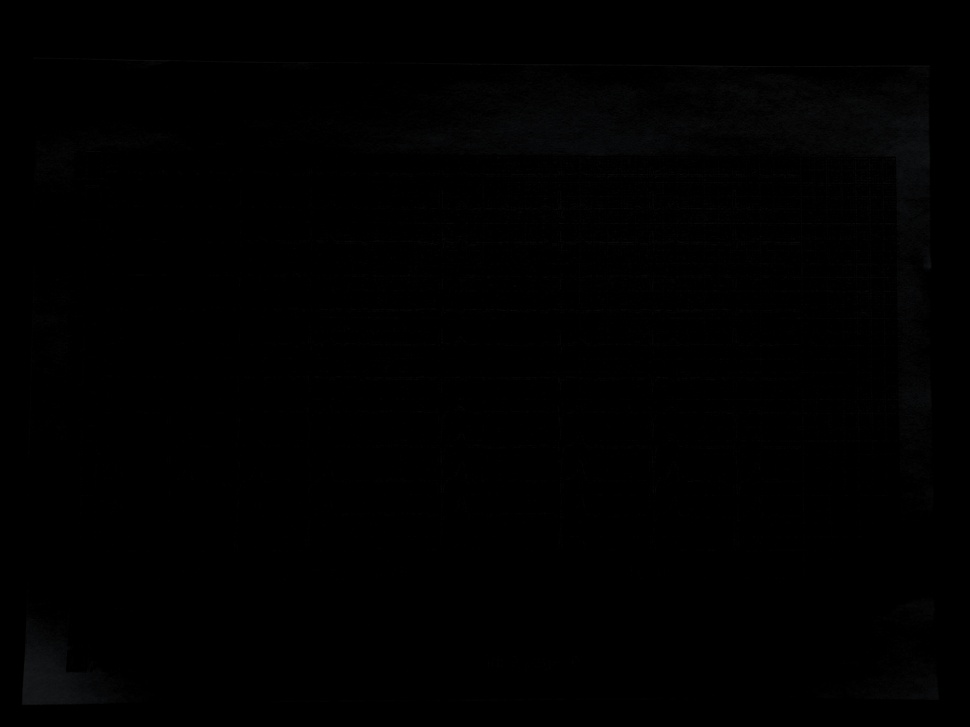
#> input picture ECG_dataset/images/img_2_page_0.jpeg, 970 x 727 px, shrunk from 4624 x 3468 before the run, found by its file name; its folder holds only this picture in this run
$ python debug_perspective.py
#> lines starting #> are read from the running program, lines starting #| are printed output that depends on the picture; after the words box and inside, x2 and y2 are one past the last pixel; in counts of white or black regions, pixels touching at a corner belong together
#> further down, img is the input picture: shape (727, 970, 3); mean B, G, R 0.7, 0.7, 0.7
#| Image size: 970x727
import cv2
import numpy as np
import os
import matplotlib.pyplot as plt

# ================= PATHS =================
INPUT_DIR = r"C:/Academics/FOURTH YEAR/FINAL YEAR PROJECT/Project2025_26/ECG_dataset/images"
DEBUG_DIR = r"C:/Academics/FOURTH YEAR/FINAL YEAR PROJECT/Project2025_26/ECG_dataset/debug_perspective"

os.makedirs(DEBUG_DIR, exist_ok=True)

def order_points(pts):
    """Order points in top-left, top-right, bottom-right, bottom-left order."""
    rect = np.zeros((4, 2), dtype="float32")
    s = pts.sum(axis=1)
    rect[0] = pts[np.argmin(s)]
    rect[2] = pts[np.argmax(s)]
    diff = np.diff(pts, axis=1)
    rect[1] = pts[np.argmin(diff)]
    rect[3] = pts[np.argmax(diff)]
    return rect

def debug_corner_detection(image, filename):
    """
    Debug version that shows each step of corner detection.
    """
#> called with filename = 'img_2_page_0.jpeg'
    gray = cv2.cvtColor(image, cv2.COLOR_BGR2GRAY)
    h, w = gray.shape
#> h = 727; w = 970

    # Step 1: Gaussian blur
    blurred = cv2.GaussianBlur(gray, (5, 5), 0)

    # Step 2: Try different edge detection approaches
    # Approach 1: Canny edge detection
    edges = cv2.Canny(blurred, 50, 150)
#> edges: shape (727, 970); every value is 0

    # Approach 2: Adaptive threshold
    binary = cv2.adaptiveThreshold(blurred, 255, cv2.ADAPTIVE_THRESH_GAUSSIAN_C,
                                     cv2.THRESH_BINARY_INV, 11, 2)
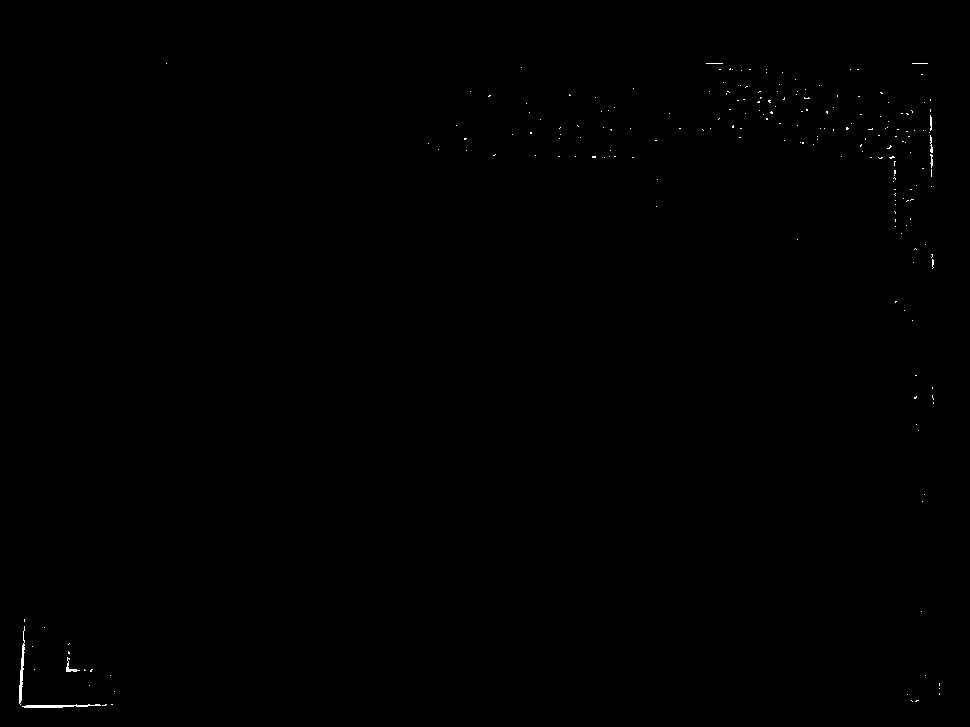
#> binary: shape (727, 970); 0.14% white in thin lines or dots, all inside (x1, y1, x2, y2) = (19, 63, 940, 708)

    # Approach 3: Simple threshold (assumes white paper on dark background)
    _, thresh_simple = cv2.threshold(blurred, 0, 255, cv2.THRESH_BINARY + cv2.THRESH_OTSU)
#> thresh_simple: shape (727, 970); 6.2% white; 202 white regions (168 under 20 px), largest, box (x1, y1, x2, y2) and area: (395, 65, 932, 270) 30722, (21, 615, 127, 706) 5125, (898, 357, 932, 439) 1863

    # Step 3: Morphological operations
    kernel = np.ones((5, 5), np.uint8)
    binary_closed = cv2.morphologyEx(binary, cv2.MORPH_CLOSE, kernel, iterations=2)
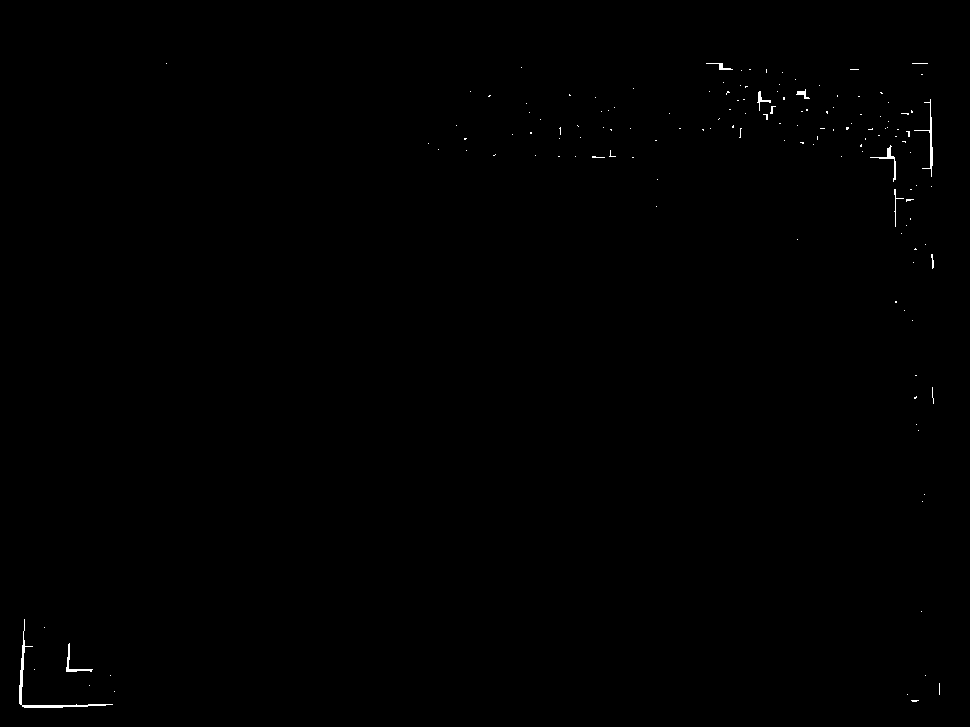
#> binary_closed: shape (727, 970); 0.22% white in thin lines or dots, all inside (x1, y1, x2, y2) = (19, 63, 940, 708)

    # Step 4: Find contours on different images
    contours_adaptive, _ = cv2.findContours(binary_closed, cv2.RETR_EXTERNAL, cv2.CHAIN_APPROX_SIMPLE)
#> contours_adaptive = 143 contours, 136 with area under 20; largest, box (x1, y1, x2, y2) and area: (19, 619, 113, 708) 245, (914, 99, 933, 177) 76, (870, 145, 896, 182) 71, (66, 643, 93, 672) 69, (757, 91, 771, 111) 38, (796, 89, 810, 99) 34, (706, 63, 733, 70) 28
    contours_simple, _ = cv2.findContours(thresh_simple, cv2.RETR_EXTERNAL, cv2.CHAIN_APPROX_SIMPLE)
#> contours_simple = 202 contours, 175 with area under 20; largest, box (x1, y1, x2, y2) and area: (395, 65, 932, 270) 30604, (21, 615, 127, 706) 4942, (898, 357, 932, 439) 1784, (896, 260, 929, 345) 1427, (868, 664, 939, 700) 1156
    contours_edges, _ = cv2.findContours(edges, cv2.RETR_EXTERNAL, cv2.CHAIN_APPROX_SIMPLE)
#> contours_edges = []

    # Create debug visualization
    fig, axes = plt.subplots(3, 3, figsize=(15, 15))
    fig.suptitle(f'Debug: {filename}', fontsize=16)

    # Row 1: Original processing
    axes[0, 0].imshow(cv2.cvtColor(image, cv2.COLOR_BGR2RGB))
    axes[0, 0].set_title('Original Image')
    axes[0, 0].axis('off')

    axes[0, 1].imshow(gray, cmap='gray')
    axes[0, 1].set_title('Grayscale')
    axes[0, 1].axis('off')

    axes[0, 2].imshow(blurred, cmap='gray')
    axes[0, 2].set_title('Blurred')
    axes[0, 2].axis('off')

    # Row 2: Different thresholding methods
    axes[1, 0].imshow(edges, cmap='gray')
    axes[1, 0].set_title(f'Canny Edges ({len(contours_edges)} contours)')
    axes[1, 0].axis('off')

    axes[1, 1].imshow(binary, cmap='gray')
    axes[1, 1].set_title(f'Adaptive Threshold ({len(contours_adaptive)} contours)')
    axes[1, 1].axis('off')

    axes[1, 2].imshow(thresh_simple, cmap='gray')
    axes[1, 2].set_title(f'Otsu Threshold ({len(contours_simple)} contours)')
    axes[1, 2].axis('off')

    # Row 3: Contour detection results
    # Draw all contours on adaptive
    img_contours_adaptive = image.copy()
    if contours_adaptive:
        largest_adaptive = max(contours_adaptive, key=cv2.contourArea)
#> largest_adaptive = contour of 47 points, box (x1, y1, x2, y2) (19, 619, 113, 708), area 245
        cv2.drawContours(img_contours_adaptive, [largest_adaptive], -1, (0, 255, 0), 3)
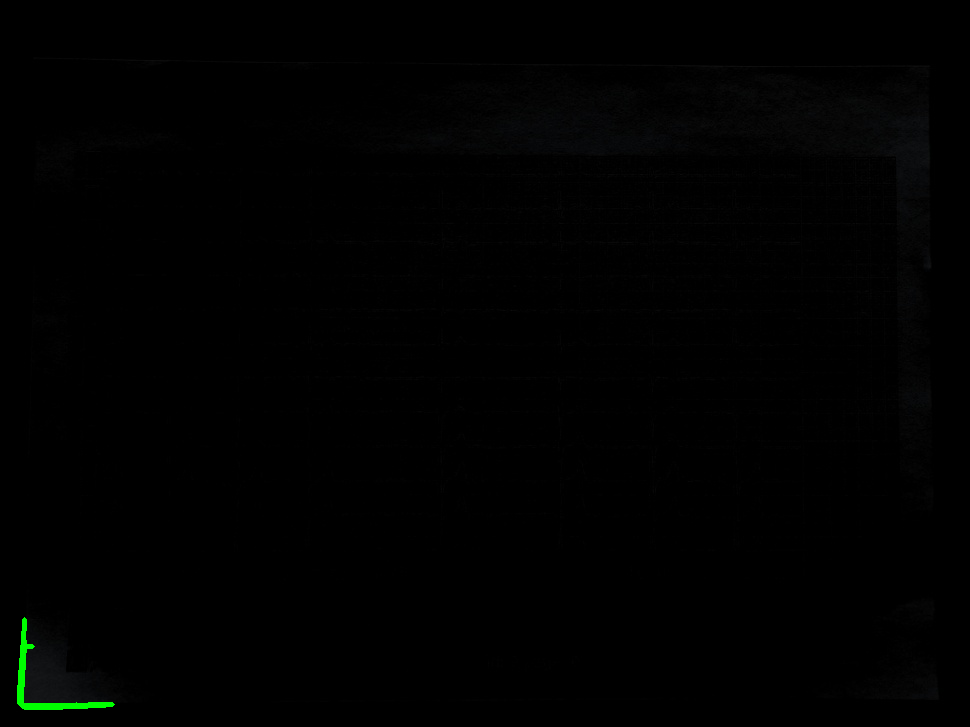
#> img_contours_adaptive: shape (727, 970, 3); 0.17% of pixels changed, all inside (x1, y1, x2, y2) = (17, 617, 115, 710)
        area_ratio = cv2.contourArea(largest_adaptive) / (h * w)
#> area_ratio = 0.000347
        axes[2, 0].set_title(f'Adaptive - Largest Contour\nArea: {area_ratio:.2%} of image')
    else:
        axes[2, 0].set_title('Adaptive - No Contours')
    axes[2, 0].imshow(cv2.cvtColor(img_contours_adaptive, cv2.COLOR_BGR2RGB))
    axes[2, 0].axis('off')

    # Draw all contours on simple
    img_contours_simple = image.copy()
    if contours_simple:
        largest_simple = max(contours_simple, key=cv2.contourArea)
#> largest_simple = contour of 1122 points, box (x1, y1, x2, y2) (395, 65, 932, 270), area 30604
        cv2.drawContours(img_contours_simple, [largest_simple], -1, (255, 0, 0), 3)
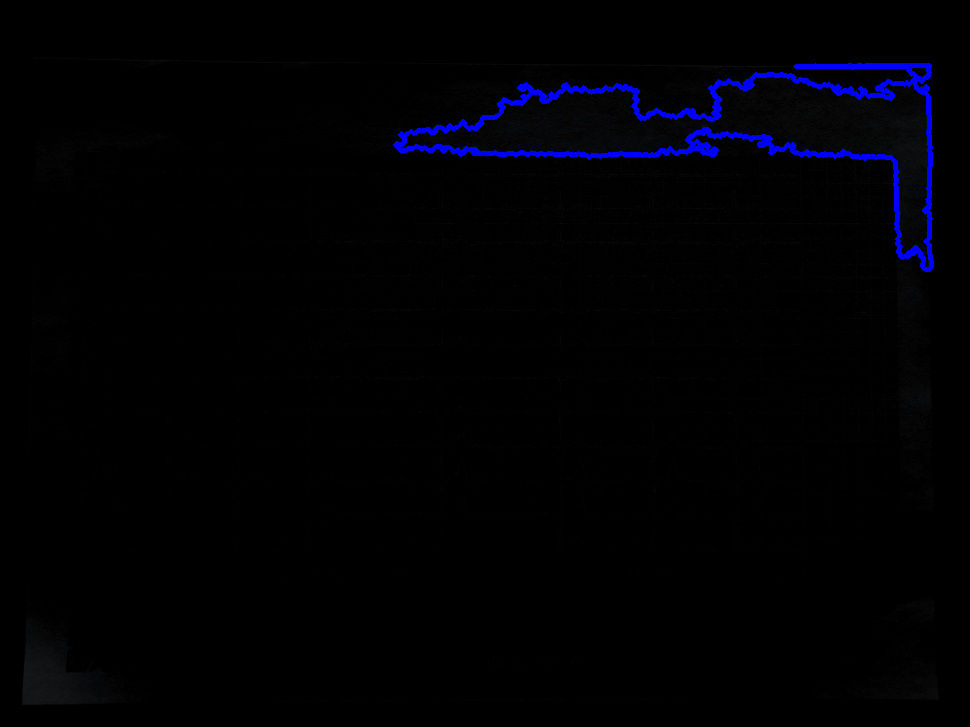
#> img_contours_simple: shape (727, 970, 3); 1.39% of pixels changed, all inside (x1, y1, x2, y2) = (393, 63, 934, 272)
        area_ratio = cv2.contourArea(largest_simple) / (h * w)
#> area_ratio = 0.0434
        axes[2, 1].set_title(f'Otsu - Largest Contour\nArea: {area_ratio:.2%} of image')
    else:
        axes[2, 1].set_title('Otsu - No Contours')
    axes[2, 1].imshow(cv2.cvtColor(img_contours_simple, cv2.COLOR_BGR2RGB))
    axes[2, 1].axis('off')

    # Try to detect corners and show result
    img_corners = image.copy()
    corners = None

    # Try with adaptive threshold contours
    if contours_adaptive:
        largest = max(contours_adaptive, key=cv2.contourArea)
#> largest has the same summary as largest_adaptive
        hull = cv2.convexHull(largest)
#> hull = contour of 11 points, box (x1, y1, x2, y2) (19, 619, 113, 708), area 4220
        peri = cv2.arcLength(hull, True)
#> peri = 301.1
        approx = cv2.approxPolyDP(hull, 0.02 * peri, True)
#> approx = [[112, 704], [22, 706], [24, 619]]

        if len(approx) == 4:
            corners = approx.reshape(4, 2).astype(np.float32)
            for pt in corners:
                cv2.circle(img_corners, tuple(pt.astype(int)), 10, (0, 0, 255), -1)
            axes[2, 2].set_title(f'Detected 4 Corners (Approx)')
        else:
            rect = cv2.minAreaRect(largest)
#> rect = ((45.78, 684.5), (63.97, 122.3), -45.99)
            box = cv2.boxPoints(rect)
#> box = [[67.56, 750], [-20.44, 665], [24, 619], [112, 704]]
            corners = box.astype(np.float32)
#> corners has the same summary as box
            for pt in corners:
                cv2.circle(img_corners, tuple(pt.astype(int)), 10, (255, 0, 255), -1)
#> this loop made 4 passes
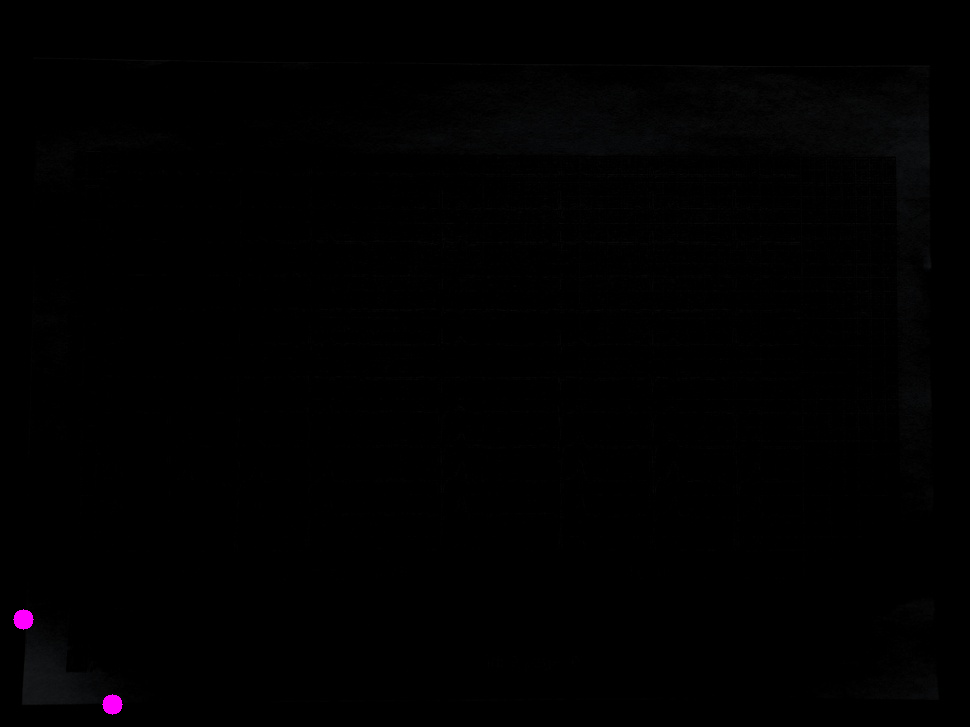
#> img_corners: shape (727, 970, 3); 0.09% of pixels changed, all inside (x1, y1, x2, y2) = (13, 609, 123, 715)
            axes[2, 2].set_title(f'Detected Corners (MinAreaRect)\nApprox had {len(approx)} points')
    else:
        axes[2, 2].set_title('No Corners Detected')

    axes[2, 2].imshow(cv2.cvtColor(img_corners, cv2.COLOR_BGR2RGB))
    axes[2, 2].axis('off')

    plt.tight_layout()
    debug_path = os.path.join(DEBUG_DIR, f'debug_{filename}.png')
    plt.savefig(debug_path, dpi=150, bbox_inches='tight')
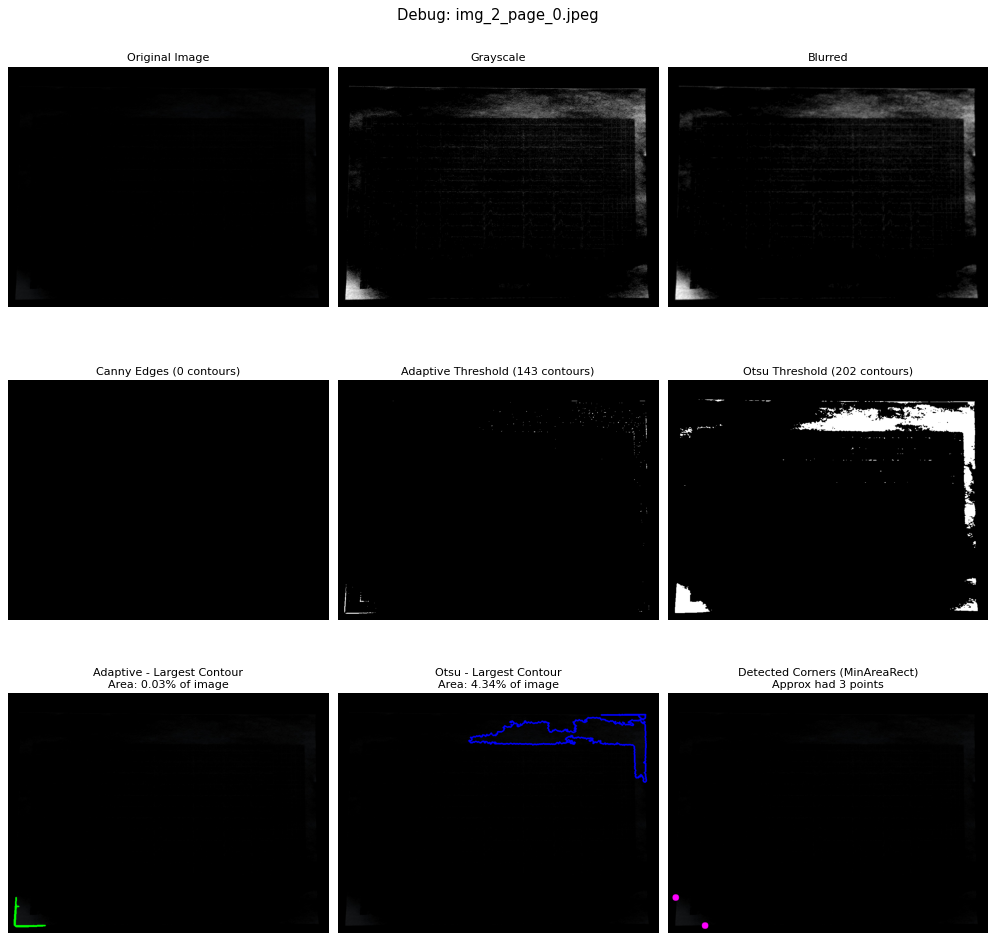
#> figure drawn by matplotlib, 9 panels
    plt.close()

    print(f"📊 Debug visualization saved: debug_{filename}.png")
    return corners

# ================= MAIN DEBUG =================

image_files = sorted(
    f for f in os.listdir(INPUT_DIR)
    if f.lower().endswith((".png", ".jpg", ".jpeg", ".bmp"))
)

print(f"🔍 Debugging {len(image_files)} images...\n")

for fname in image_files[:3]:  # Debug first 3 images
    path = os.path.join(INPUT_DIR, fname)
    img = cv2.imread(path)

    if img is None:
        print(f"⚠️ Skipping unreadable: {fname}")
        continue

    print(f"\n{'='*60}")
    print(f"Processing: {fname}")
    print(f"Image size: {img.shape[1]}x{img.shape[0]}")

    corners = debug_corner_detection(img, fname)
#> corners has the same summary as box in debug_corner_detection

    if corners is not None:
        print(f"✅ Corners detected:")
        for i, corner in enumerate(corners):
            print(f"   Corner {i+1}: ({corner[0]:.1f}, {corner[1]:.1f})")
#> this loop made 4 passes
#|    Corner 1: (67.6, 750.0)
#|    Corner 2: (-20.4, 665.0)
#|    Corner 3: (24.0, 619.0)
#|    Corner 4: (112.0, 704.0)
    else:
        print(f"❌ No corners detected")

print(f"\n🎉 Debug complete! Check {DEBUG_DIR} for visualizations.")
